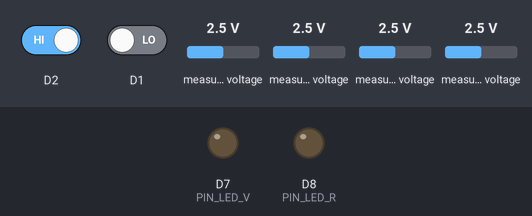
The sketch below on a simulated ESP8266 (NodeMCU). Shown: output pins drawn as LEDs (lit = HIGH). The inputs (shaded band) are chosen by the test bench; at power-on: D2 HIGH, D1 LOW, measured voltage 2.5 V. What the sketch prints to the serial monitor is not drawn.

Above: at 0.0 s.
At 1.5 s:
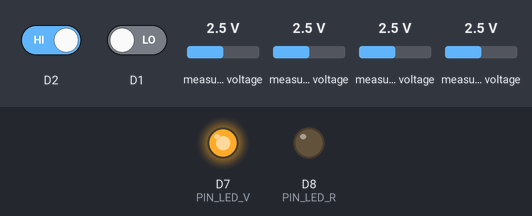
1.6 s: D2 driven LOW
7.9 s: D1 driven HIGH
14.1 s: D2 driven HIGH
Timing chart, 0 to 17.1 s (numbered marks = the images above; inputs shaded):
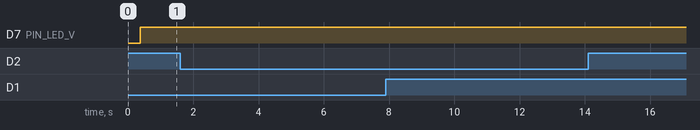

Measured:
- after the input at 1.6 s, every drawn part: stays the same
- after the input at 7.9 s, every drawn part: stays the same
- after the input at 14.1 s, every drawn part: stays the same

The sketch:

prueba_acel.ino
```cpp
// Argos · PRUEBA DEL NODO acel (no es el firmware del nodo; no usa WiFi ni servidor).
// Placa: NodeMCU 1.0 (ESP-12E Module). Monitor serie: 115200. Librería: Adafruit ADS1X15.
//
// Qué hace, cada 3 s:
//   1. Dice el nivel de las líneas I2C en reposo (SDA = D2, SCL = D1). Las dos deben estar en ALTO.
//   2. Busca dispositivos I2C en todo el bus y lista las direcciones que contestan.
//      El ADS1115 debe salir en 0x48 (ADDR a GND). 0x49 = ADDR a VDD, 0x4A = ADDR a SDA, 0x4B = ADDR a SCL.
//   3. Si hay un ADS1115, lee los 4 canales en volts. Con el GY-61 bien conectado, A0, A1 y A2 dan
//      entre 1.0 y 2.3 V en reposo (un eje cerca de 1.3 o 2.0 V por la gravedad). A3 queda al aire.
//   4. LED verde (D7) = ADS1115 encontrado; LED rojo (D8) = no hay nada en el bus.

#include <Wire.h>
#include <Adafruit_ADS1X15.h>

constexpr uint8_t PIN_LED_V = D7, PIN_LED_R = D8;
Adafruit_ADS1115 ads;

void setup() {
  pinMode(PIN_LED_V, OUTPUT);
  pinMode(PIN_LED_R, OUTPUT);
  Serial.begin(115200);
  delay(300);
  Serial.println(F("\n=== Argos: prueba del nodo acel (bus I2C, ADS1115 y GY-61) ==="));
}

void loop() {
  // 1) líneas en reposo: se sueltan y se leen como entradas (el módulo ADS1115 trae sus resistencias pull-up)
  pinMode(D2, INPUT);
  pinMode(D1, INPUT);
  delay(5);
  bool sda = digitalRead(D2), scl = digitalRead(D1);
  Serial.printf("\nLineas en reposo: SDA(D2)=%s  SCL(D1)=%s", sda ? "ALTO" : "BAJO", scl ? "ALTO" : "BAJO");
  if (!sda || !scl) Serial.print(F("   <- una linea en BAJO: corto a GND, cable en otro pin, o el ADS1115 sin corriente o danado"));
  Serial.println();

  // 2) búsqueda en el bus
  Wire.begin();  // SDA = D2, SCL = D1
  Wire.setClock(100000);
  uint8_t encontrados = 0, dirAds = 0;
  for (uint8_t d = 1; d < 127; d++) {
    Wire.beginTransmission(d);
    if (Wire.endTransmission() == 0) {
      Serial.printf("  dispositivo en 0x%02X", d);
      if (d >= 0x48 && d <= 0x4B) {
        Serial.print(d == 0x48 ? F("  <- ADS1115 con ADDR a GND (correcto)") : F("  <- ADS1115, pero ADDR NO esta a GND"));
        if (!dirAds) dirAds = d;
      }
      Serial.println();
      encontrados++;
    }
    yield();
  }
  if (!encontrados) Serial.println(F("  NADA contesta en el bus I2C: revisa VDD y GND del ADS1115, SDA en D2 y SCL en D1"));

  // 3) lectura de canales
  if (dirAds && ads.begin(dirAds)) {
    ads.setGain(GAIN_ONE);
    Serial.print(F("  canales:"));
    for (uint8_t c = 0; c < 4; c++) {
      float v = ads.computeVolts(ads.readADC_SingleEnded(c));
      Serial.printf("  A%u=%.3f V", c, v);
    }
    Serial.println(F("   (A0=X, A1=Y, A2=Z del GY-61; A3 al aire)"));
  }
  digitalWrite(PIN_LED_V, dirAds ? HIGH : LOW);
  digitalWrite(PIN_LED_R, encontrados ? LOW : HIGH);
  delay(3000);
}
```
